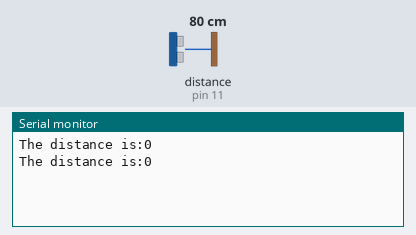
Recording of a sketch running on a simulated Arduino Uno, built with avr-gcc and run on an emulated ATmega328P. Shown: the last lines printed to the serial monitor. The test bench sets the inputs (shaded band); at power-on: distance to the obstacle (sensor on pin 11) 80 cm.

Above: at 1.2 s.
1.3 s: distance to the obstacle (sensor on pin 11) set to 2 cm
At 2.6 s:
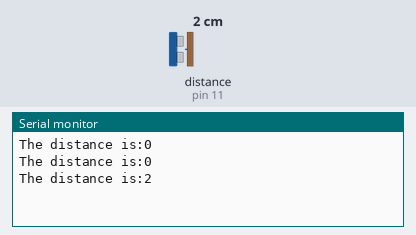
2.8 s: distance to the obstacle (sensor on pin 11) set to 4 cm
At 3.6 s:
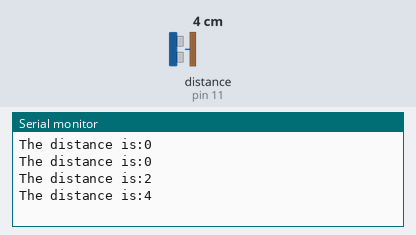
Timing chart, 0 to 5.8 s (numbered marks = the images above; inputs shaded):
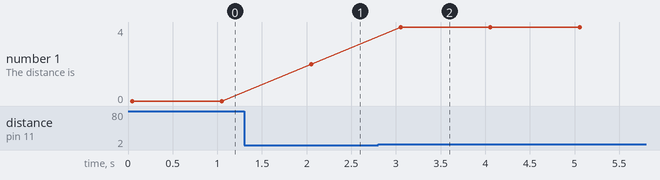

Measured:
- after the input at 1.3 s, the serial monitor: prints a new line after 0.75 s (image 1)
- after the input at 2.8 s, the serial monitor: prints a new line after 0.26 s (image 2)
- plotted number 1: 0 → 2 after the input at 1.3 s, 2 → 4 after the input at 2.8 s

The sketch:

Ultrasone.ino
```cpp
#include <NewPing.h>
NewPing sonar (10, 11, 20);

void setup() {
  // put your setup code here, to run once:
  Serial.begin(9600);
  delay(50);
}

void loop() {
  // put your main code here, to run repeatedly:
  Serial.print("The distance is:");
  Serial.println(sonar.ping_cm());
  delay(1000);
}
```
